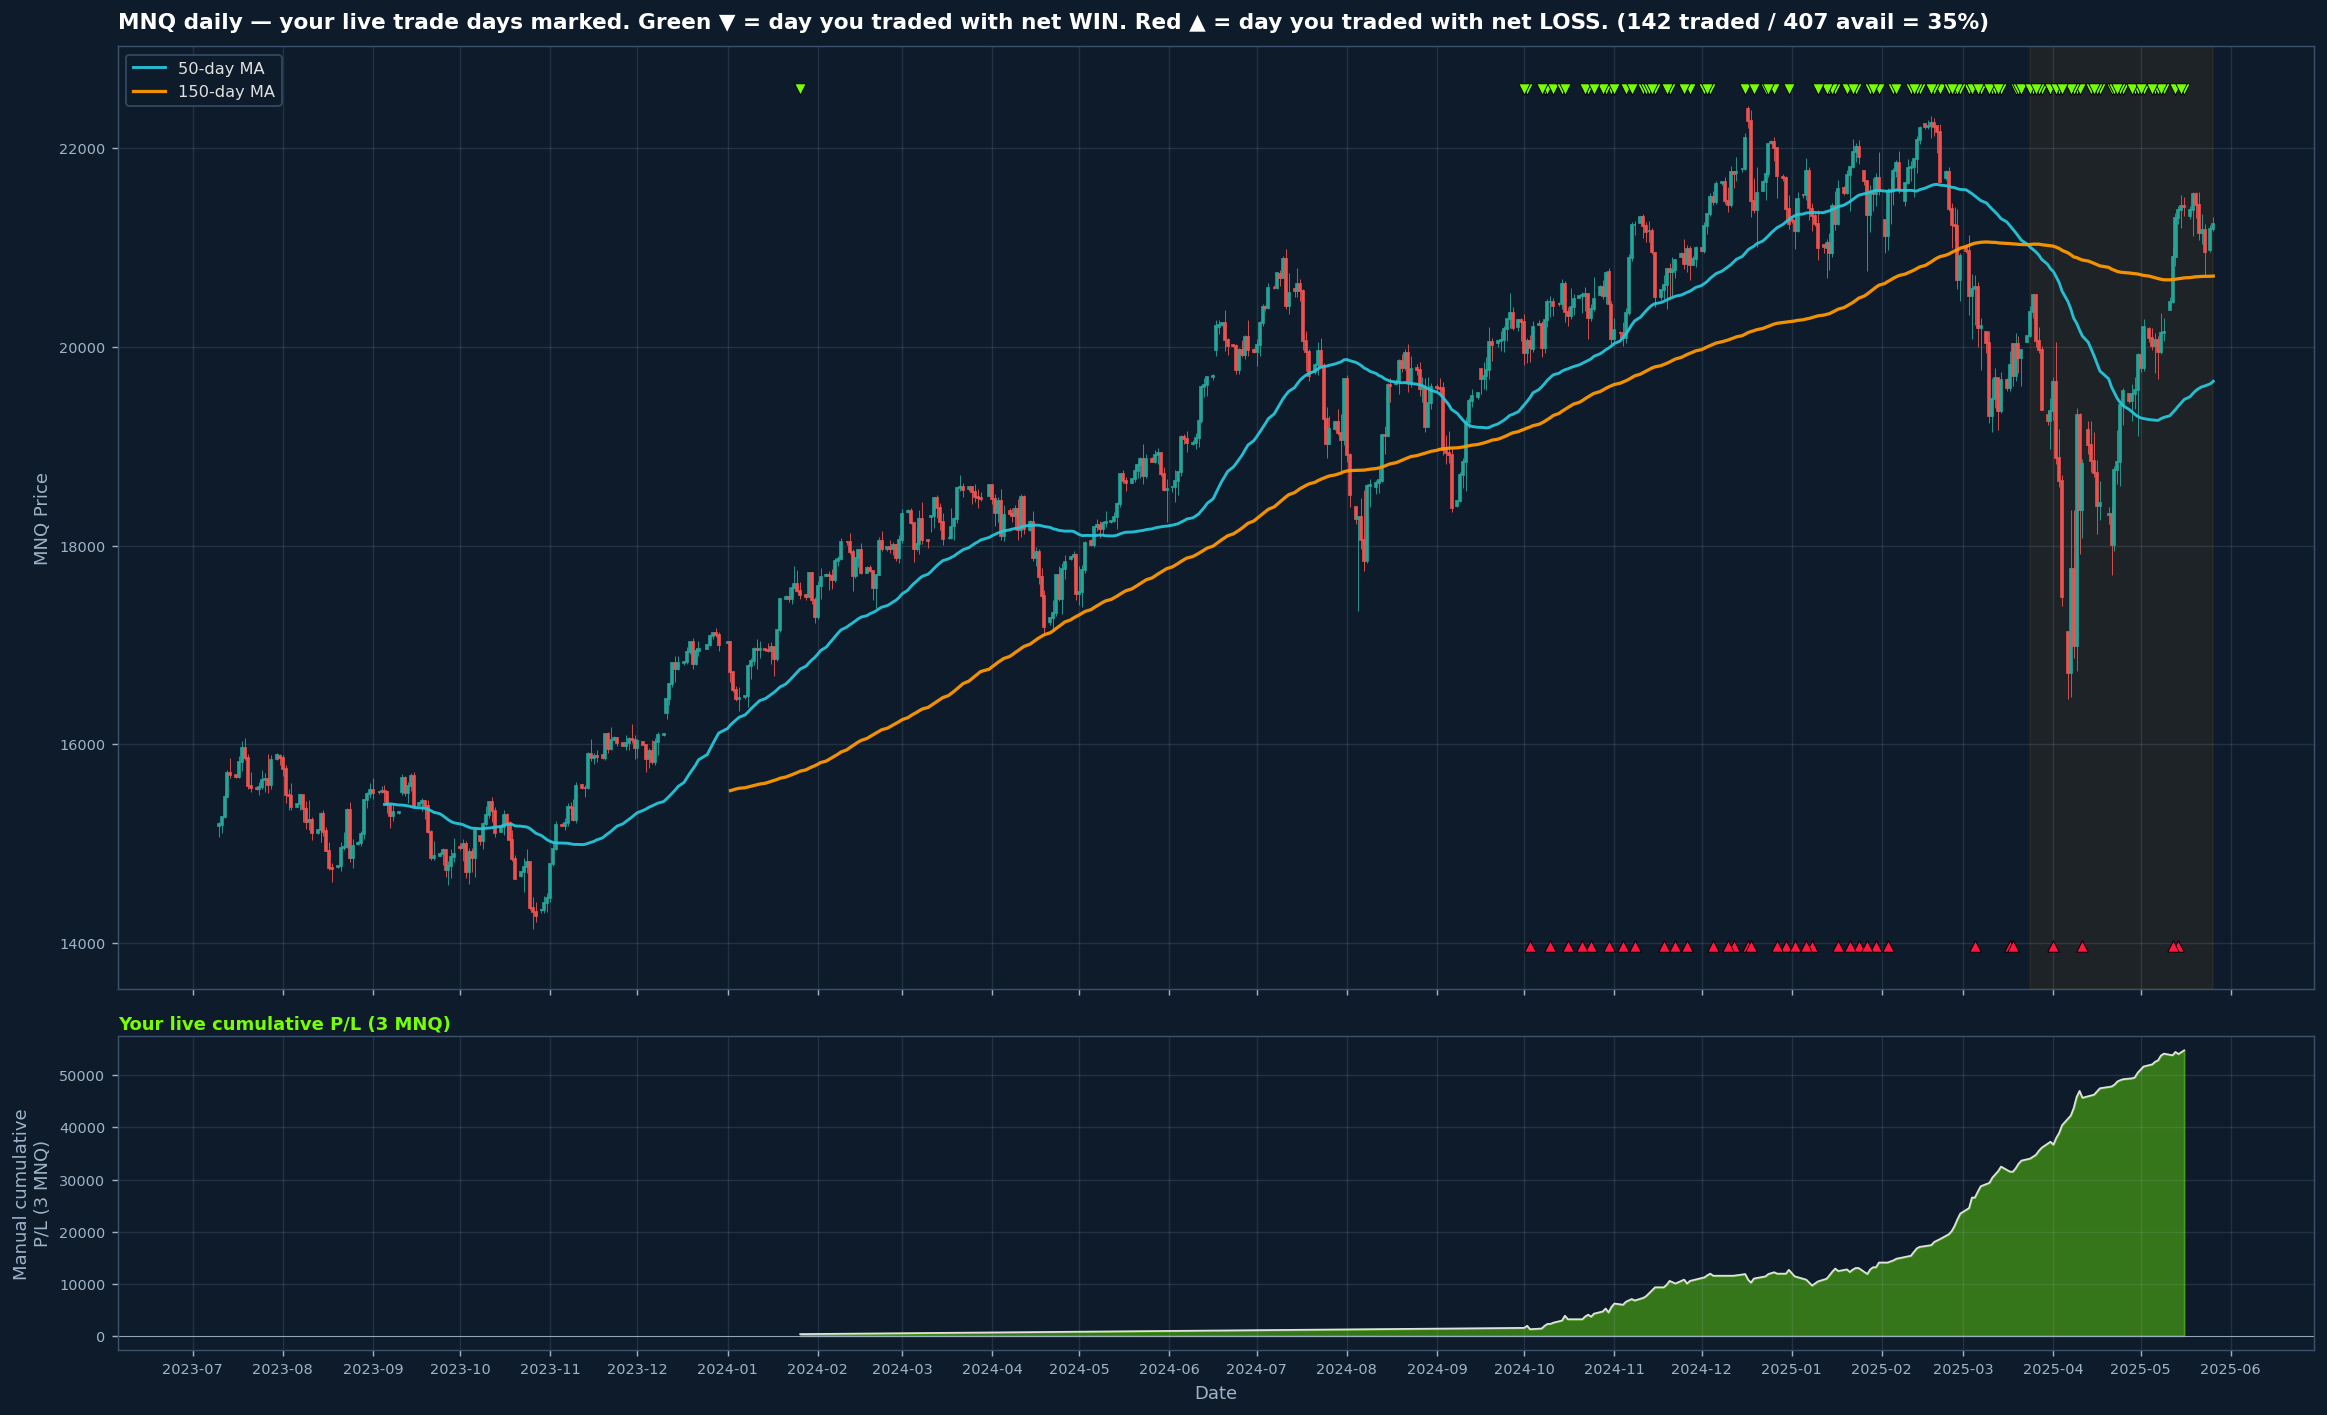

The script that saved this image:
#!/usr/bin/env python3
"""
Overlay the user's actual live trade days on the daily MNQ chart.

Shows:
  - Daily candles + 50/150 MAs (same as regime_chart.png)
  - Green dots above closing price = days the user traded with net WIN
  - Red dots above closing price   = days the user traded with net LOSS
  - Empty = days the user did NOT trade (~58% of trading days in the window)

Plus a statistics block comparing what was DIFFERENT about days the
user chose to trade vs days they skipped:
  - Daily range
  - Volume
  - Day of week
  - Bias-aligned distribution
  - Distance from MAs
  - Prior-day return

Output: mnq/v2d/manual_overlay_chart.png
"""
from datetime import time
from pathlib import Path

import databento as db
import numpy as np
import pandas as pd
import pytz

import matplotlib
matplotlib.use('Agg')
import matplotlib.dates as mdates
import matplotlib.patches as mpatches
import matplotlib.pyplot as plt


NY = pytz.timezone('America/New_York')
DAILY_DBN = '/home/tester/hsm/potions/mnq/raw/glbx-mdp3-20100606-20260308.ohlcv-1d.dbn.zst'
MANUAL    = '/home/tester/hsm/potions/mnq/raw/Super Trend + ICT - Openning Range.csv'
OUT_PATH  = Path('/home/tester/hsm/potions/mnq/v2d/manual_overlay_chart.png')


def load_daily():
    store = db.DBNStore.from_file(DAILY_DBN)
    df = store.to_df().reset_index()
    df = df[~df['symbol'].str.contains('-', na=False)]
    df = df[df['symbol'].str.startswith('MNQ')].copy()
    df['date'] = pd.to_datetime(df['ts_event']).dt.date
    fm = df.loc[df.groupby('date')['volume'].idxmax()]
    return fm.set_index('date').sort_index()[['open','high','low','close','volume']]


def parse_manual():
    df = pd.read_csv(MANUAL)
    df.columns = [c.strip() for c in df.columns]
    df = df[df['Date'].notna() & (df['Date'].str.match(r'\d{1,2}/\d{1,2}/\d{4}'))].copy()
    df['Date'] = pd.to_datetime(df['Date'], format='%d/%m/%Y').dt.date
    df['IsWin'] = df['W/L'].str.upper() == 'W'
    return df


def main():
    daily = load_daily()
    manual = parse_manual()

    # Restrict daily to manual window
    win_start = manual['Date'].min()
    win_end   = manual['Date'].max()
    print(f"Manual window: {win_start} -> {win_end}")
    print(f"Manual trades: {len(manual)}, "
          f"days traded: {manual['Date'].nunique()}, "
          f"win rate: {manual['IsWin'].mean()*100:.1f}%")

    # Per-day net P/L (for color)
    day_pl = manual.groupby('Date')['P/L'].sum()
    day_win = (day_pl > 0)

    # Window daily for chart (with extra margin for MAs)
    chart_daily = daily[(daily.index >= win_start - pd.Timedelta(days=200).to_pytimedelta())
                       & (daily.index <= win_end + pd.Timedelta(days=10).to_pytimedelta())]
    chart_idx = pd.to_datetime(chart_daily.index)
    close = pd.Series(chart_daily['close'].values, index=chart_idx)
    ma50  = close.rolling(50).mean()
    ma150 = close.rolling(150).mean()

    # Window for trading-day analysis (only days in user's window)
    window_daily = daily[(daily.index >= win_start) & (daily.index <= win_end)].copy()
    print(f"Window daily bars: {len(window_daily)}")
    window_daily['Range'] = window_daily['high'] - window_daily['low']
    window_daily['Body']  = window_daily['close'] - window_daily['open']
    window_daily['DOW']   = pd.to_datetime(window_daily.index).dayofweek

    traded_set = set(manual['Date'])
    window_daily['traded'] = window_daily.index.map(lambda d: d in traded_set)

    print("\n=== Day-selection statistics ===")
    t = window_daily[window_daily['traded']]
    s = window_daily[~window_daily['traded']]
    print(f"Traded days:  {len(t)}  Mean range: {t['Range'].mean():.1f} pts   "
          f"Median: {t['Range'].median():.1f}   Vol: {t['volume'].mean():.0f}")
    print(f"Skipped days: {len(s)}  Mean range: {s['Range'].mean():.1f} pts   "
          f"Median: {s['Range'].median():.1f}   Vol: {s['volume'].mean():.0f}")

    print(f"\nDay-of-week distribution:")
    dow_names = ['Mon','Tue','Wed','Thu','Fri']
    for d in range(5):
        nt = (t['DOW'] == d).sum()
        ns = (s['DOW'] == d).sum()
        total = nt + ns
        print(f"  {dow_names[d]:>3}: traded {nt:>3} of {total:>3} ({nt/max(total,1)*100:>5.1f}%)")

    # Distance from MAs on traded vs skipped
    window_daily['ma50']  = ma50.reindex(pd.to_datetime(window_daily.index)).values
    window_daily['ma150'] = ma150.reindex(pd.to_datetime(window_daily.index)).values
    window_daily['dist_ma50_pct']  = (window_daily['close'] / window_daily['ma50']  - 1) * 100
    window_daily['dist_ma150_pct'] = (window_daily['close'] / window_daily['ma150'] - 1) * 100

    t = window_daily[window_daily['traded']]
    s = window_daily[~window_daily['traded']]
    print(f"\nDistance close from 50d MA (%):")
    print(f"  Traded:  mean {t['dist_ma50_pct'].mean():+.2f}  median {t['dist_ma50_pct'].median():+.2f}")
    print(f"  Skipped: mean {s['dist_ma50_pct'].mean():+.2f}  median {s['dist_ma50_pct'].median():+.2f}")

    # Prior day move
    window_daily['prior_body'] = (window_daily['close'].shift(1) - window_daily['open'].shift(1))
    t = window_daily[window_daily['traded']]
    s = window_daily[~window_daily['traded']]
    print(f"\nPrior day body (close-open, pts):")
    print(f"  Traded:  mean {t['prior_body'].mean():+.2f}  median {t['prior_body'].median():+.2f}")
    print(f"  Skipped: mean {s['prior_body'].mean():+.2f}  median {s['prior_body'].median():+.2f}")

    # Find runs of consecutive trade days vs gaps
    print("\nTraded vs skipped 'runs' (consecutive days):")
    diff_days = pd.Series([(d2-d1).days for d1,d2 in zip(window_daily.index[:-1], window_daily.index[1:])],
                          index=window_daily.index[1:])
    # Just the gap lengths between consecutive trade days
    traded_dates = sorted(traded_set)
    if len(traded_dates) >= 2:
        gaps = [(traded_dates[i+1] - traded_dates[i]).days for i in range(len(traded_dates)-1)]
        gaps_arr = np.array(gaps)
        print(f"  Gaps between consecutive trade days: mean {gaps_arr.mean():.1f}d, "
              f"median {np.median(gaps_arr):.0f}d, max {gaps_arr.max()}d")
        # Histogram
        bins = [1,2,3,4,7,14,30,365]
        labels = ['1d','2d','3d','4-6d','1-2w','2w-1m','1m+']
        hist = np.histogram(gaps_arr, bins=bins)[0]
        for lab, n in zip(labels, hist):
            print(f"    {lab:>6}: {n}")

    # ====== Plot ======
    fig, axes = plt.subplots(2, 1, figsize=(18, 11), sharex=True,
                              gridspec_kw={'height_ratios': [3, 1]},
                              facecolor='#0D1B2A')
    for ax in axes:
        ax.set_facecolor('#0D1B2A')
        for sp in ax.spines.values():
            sp.set_color('#3A506B')
        ax.tick_params(colors='#9FB3C8', labelsize=8)
        ax.grid(True, alpha=0.15, color='#9FB3C8')

    ax_p = axes[0]
    # Shade v2d-regime periods
    in_v2d = (ma50 <= ma150).fillna(False)
    grp = (in_v2d != in_v2d.shift()).cumsum()
    for _, period in in_v2d[in_v2d].groupby(grp):
        if len(period) >= 2:
            ax_p.axvspan(period.index[0], period.index[-1],
                         color='#FF9800', alpha=0.07, zorder=1)

    # Daily candles
    cw = 0.7
    for ts in chart_idx:
        x = mdates.date2num(ts)
        o = chart_daily['open'][ts.date()]
        h = chart_daily['high'][ts.date()]
        l = chart_daily['low'][ts.date()]
        c = chart_daily['close'][ts.date()]
        col = '#26A69A' if c >= o else '#EF5350'
        ax_p.vlines(x, l, h, color=col, linewidth=0.5, zorder=3, alpha=0.95)
        body_lo = min(o, c); body_hi = max(o, c)
        ax_p.add_patch(mpatches.Rectangle(
            (x - cw/2, body_lo), cw, max(body_hi - body_lo, (h - l) * 0.02 + 1),
            facecolor=col, edgecolor=col, alpha=0.9, zorder=3))

    # MAs
    ax_p.plot(ma50.index,  ma50.values,  color='#26C6DA', linewidth=1.6,
              alpha=0.95, zorder=5, label='50-day MA')
    ax_p.plot(ma150.index, ma150.values, color='#FF9800', linewidth=1.8,
              alpha=0.95, zorder=5, label='150-day MA')

    # Mark traded days with green dots above (winners) or red dots below (losers)
    high_max = chart_daily['high'].max()
    low_min  = chart_daily['low'].min()
    span = high_max - low_min
    win_y_offset = high_max + span * 0.02
    loss_y_offset = low_min - span * 0.02

    for d in traded_set:
        if d not in chart_daily.index:
            continue
        is_win = day_win.get(d, True)
        x = mdates.date2num(pd.Timestamp(d))
        if is_win:
            ax_p.scatter([x], [win_y_offset], marker='v', color='#76FF03',
                         s=40, zorder=10, edgecolor='black', linewidth=0.5)
        else:
            ax_p.scatter([x], [loss_y_offset], marker='^', color='#FF1744',
                         s=40, zorder=10, edgecolor='black', linewidth=0.5)

    ax_p.legend(loc='upper left', framealpha=0.85, facecolor='#0D1B2A',
                edgecolor='#3A506B', labelcolor='#E0E0E0', fontsize=9)
    ax_p.set_title("MNQ daily — your live trade days marked. "
                   "Green ▼ = day you traded with net WIN. Red ▲ = day you traded with net LOSS. "
                   f"({len(traded_set)} traded / {len(window_daily)} avail = {len(traded_set)/len(window_daily)*100:.0f}%)",
                   color='white', fontsize=12, fontweight='bold', pad=10, loc='left')
    ax_p.set_ylabel('MNQ Price', color='#9FB3C8')

    # Bottom panel: cumulative manual P/L
    ax_b = axes[1]
    sorted_dates = sorted(day_pl.index)
    cumpl = day_pl.reindex(sorted_dates).cumsum()
    ax_b.fill_between(pd.to_datetime(cumpl.index), 0, cumpl.values,
                       where=cumpl.values >= 0,
                       color='#76FF03', alpha=0.4, interpolate=True)
    ax_b.plot(pd.to_datetime(cumpl.index), cumpl.values, color='#E0E0E0', linewidth=1.0)
    ax_b.axhline(0, color='#9FB3C8', linewidth=0.5)
    ax_b.set_ylabel('Manual cumulative\nP/L (3 MNQ)', color='#9FB3C8')
    ax_b.set_title('Your live cumulative P/L (3 MNQ)',
                   color='#76FF03', fontsize=10, fontweight='bold', pad=4, loc='left')
    ax_b.set_xlabel('Date', color='#9FB3C8')
    ax_b.xaxis.set_major_locator(mdates.MonthLocator(interval=1))
    ax_b.xaxis.set_major_formatter(mdates.DateFormatter('%Y-%m'))

    plt.tight_layout()
    plt.savefig(OUT_PATH, dpi=130, bbox_inches='tight', facecolor='#0D1B2A')
    plt.close()
    print(f"\nSaved {OUT_PATH}")


if __name__ == '__main__':
    main()
